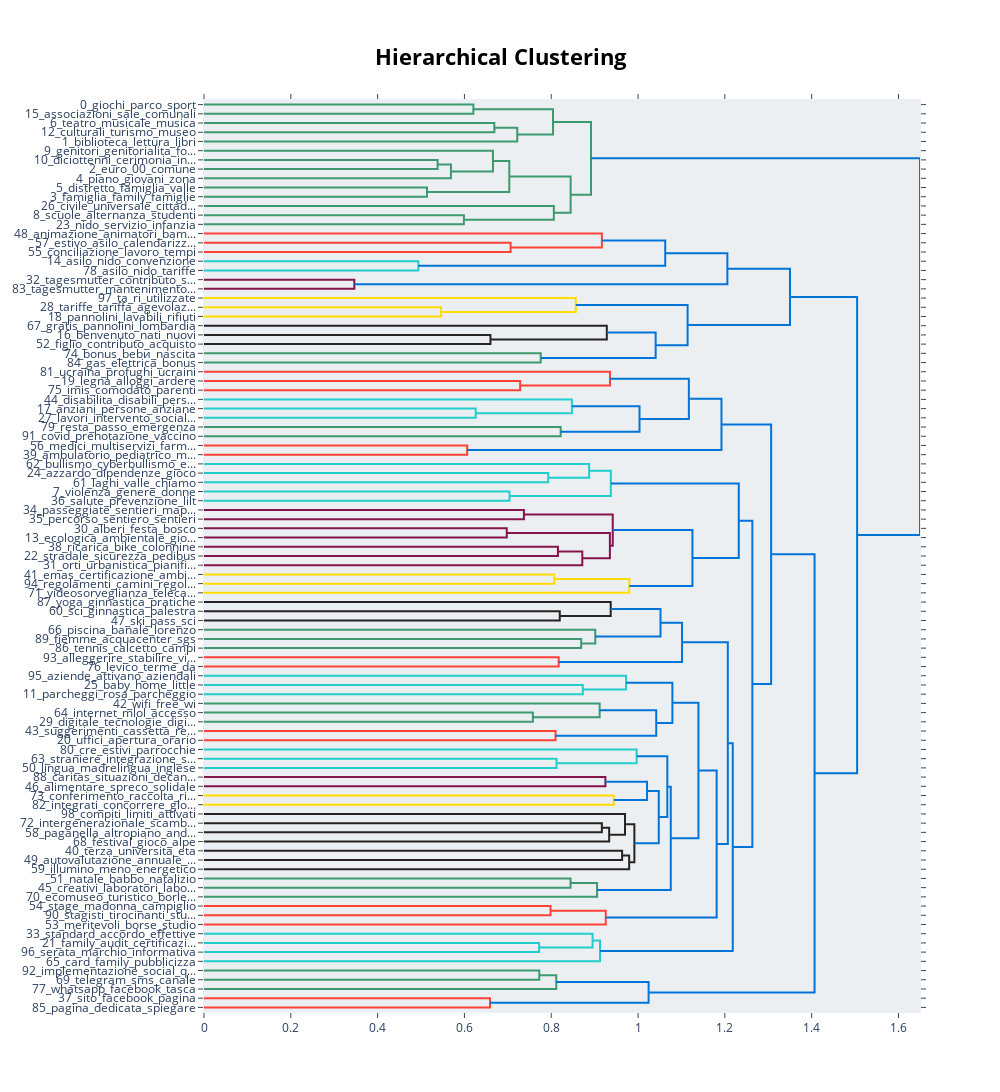

This figure's notebook cell:
### Code cell
# =============================================================================
# SEZIONE 5: Gerarchia dei topic (dendrogramma).
# Ispezione visiva delle relazioni tra i topic e i nomi dei topic per effettuare un sanity check dell'analisi
# -----------------------------------------------------------------------------
# Questa sezione:
# - Genera il dendrogramma gerarchico dei topic individuati da BERTopic.
# - Mostra la figura nel notebook.
# - Salva la stessa visualizzazione in un file HTML interattivo.
# =============================================================================

# Mostra il dendrogramma nel notebook 
topic_model.visualize_hierarchy().show()

# Crea la figura del dendrogramma (identica a quella mostrata sopra)
fig1 = topic_model.visualize_hierarchy()

# Salva la figura come HTML interattivo nella cartella dei risultati.
fig1.write_html(mydir + "/Dendrogram_taxonomy.html")

### Figure 1 — Plotly figure (JSON) as saved in the notebook; plotly's stock layout.template omitted (floating-point values rounded to 4 significant figures)
{"data": [{"hoverinfo": "text", "marker": {"color": "rgb(61,153,112)"}, "mode": "lines", "type": "scatter", "x": [0.0, 0.6207, 0.6207, 0.0], "xaxis": "x", "y": [-5.0, -5.0, -15.0, -15.0], "yaxis": "y"}, {"hoverinfo": "text", "marker": {"color": "rgb(61,153,112)"}, "mode": "lines", "type": "scatter", "x": [0.0, 0.6689, 0.6689, 0.0], "xaxis": "x", "y": [-25.0, -25.0, -35.0, -35.0], "yaxis": "y"}, {"hoverinfo": "text", "marker": {"color": "rgb(61,153,112)"}, "mode": "lines", "type": "scatter", "x": [0.6689, 0.7217, 0.7217, 0.0], "xaxis": "x", "y": [-30.0, -30.0, -45.0, -45.0], "yaxis": "y"}, {"hoverinfo": "text", "marker": {"color": "rgb(61,153,112)"}, "mode": "lines", "type": "scatter", "x": [0.6207, 0.8041, 0.8041, 0.7217], "xaxis": "x", "y": [-10.0, -10.0, -37.5, -37.5], "yaxis": "y"}, {"hoverinfo": "text", "marker": {"color": "rgb(61,153,112)"}, "mode": "lines", "type": "scatter", "x": [0.0, 0.5382, 0.5382, 0.0], "xaxis": "x", "y": [-65.0, -65.0, -75.0, -75.0], "yaxis": "y"}, {"hoverinfo": "text", "marker": {"color": "rgb(61,153,112)"}, "mode": "lines", "type": "scatter", "x": [0.5382, 0.5689, 0.5689, 0.0], "xaxis": "x", "y": [-70.0, -70.0, -85.0, -85.0], "yaxis": "y"}, {"hoverinfo": "text", "marker": {"color": "rgb(61,153,112)"}, "mode": "lines", "type": "scatter", "x": [0.0, 0.6657, 0.6657, 0.5689], "xaxis": "x", "y": [-55.0, -55.0, -77.5, -77.5], "yaxis": "y"}, {"hoverinfo": "text", "marker": {"color": "rgb(61,153,112)"}, "mode": "lines", "type": "scatter", "x": [0.0, 0.5138, 0.5138, 0.0], "xaxis": "x", "y": [-95.0, -95.0, -105.0, -105.0], "yaxis": "y"}, {"hoverinfo": "text", "marker": {"color": "rgb(61,153,112)"}, "mode": "lines", "type": "scatter", "x": [0.6657, 0.7034, 0.7034, 0.5138], "xaxis": "x", "y": [-66.25, -66.25, -100.0, -100.0], "yaxis": "y"}, {"hoverinfo": "text", "marker": {"color": "rgb(61,153,112)"}, "mode": "lines", "type": "scatter", "x": [0.0, 0.5988, 0.5988, 0.0], "xaxis": "x", "y": [-125.0, -125.0, -135.0, -135.0], "yaxis": "y"}, {"hoverinfo": "text", "marker": {"color": "rgb(61,153,112)"}, "mode": "lines", "type": "scatter", "x": [0.0, 0.806, 0.806, 0.5988], "xaxis": "x", "y": [-115.0, -115.0, -130.0, -130.0], "yaxis": "y"}, {"hoverinfo": "text", "marker": {"color": "rgb(61,153,112)"}, "mode": "lines", "type": "scatter", "x": [0.7034, 0.8447, 0.8447, 0.806], "xaxis": "x", "y": [-83.12, -83.12, -122.5, -122.5], "yaxis": "y"}, {"hoverinfo": "text", "marker": {"color": "rgb(61,153,112)"}, "mode": "lines", "type": "scatter", "x": [0.8041, 0.8916, 0.8916, 0.8447], "xaxis": "x", "y": [-23.75, -23.75, -102.8, -102.8], "yaxis": "y"}, {"hoverinfo": "text", "marker": {"color": "rgb(255,65,54)"}, "mode": "lines", "type": "scatter", "x": [0.0, 0.7063, 0.7063, 0.0], "xaxis": "x", "y": [-155.0, -155.0, -165.0, -165.0], "yaxis": "y"}, {"hoverinfo": "text", "marker": {"color": "rgb(255,65,54)"}, "mode": "lines", "type": "scatter", "x": [0.0, 0.9167, 0.9167, 0.7063], "xaxis": "x", "y": [-145.0, -145.0, -160.0, -160.0], "yaxis": "y"}, {"hoverinfo": "text", "marker": {"color": "rgb(35,205,205)"}, "mode": "lines", "type": "scatter", "x": [0.0, 0.4939, 0.4939, 0.0], "xaxis": "x", "y": [-175.0, -175.0, -185.0, -185.0], "yaxis": "y"}, {"hoverinfo": "text", "marker": {"color": "rgb(0,116,217)"}, "mode": "lines", "type": "scatter", "x": [0.9167, 1.063, 1.063, 0.4939], "xaxis": "x", "y": [-152.5, -152.5, -180.0, -180.0], "yaxis": "y"}, {"hoverinfo": "text", "marker": {"color": "rgb(133,20,75)"}, "mode": "lines", "type": "scatter", "x": [0.0, 0.3463, 0.3463, 0.0], "xaxis": "x", "y": [-195.0, -195.0, -205.0, -205.0], "yaxis": "y"}, {"hoverinfo": "text", "marker": {"color": "rgb(0,116,217)"}, "mode": "lines", "type": "scatter", "x": [1.063, 1.206, 1.206, 0.3463], "xaxis": "x", "y": [-166.2, -166.2, -200.0, -200.0], "yaxis": "y"}, {"hoverinfo": "text", "marker": {"color": "rgb(255,220,0)"}, "mode": "lines", "type": "scatter", "x": [0.0, 0.5463, 0.5463, 0.0], "xaxis": "x", "y": [-225.0, -225.0, -235.0, -235.0], "yaxis": "y"}, {"hoverinfo": "text", "marker": {"color": "rgb(255,220,0)"}, "mode": "lines", "type": "scatter", "x": [0.0, 0.8566, 0.8566, 0.5463], "xaxis": "x", "y": [-215.0, -215.0, -230.0, -230.0], "yaxis": "y"}, {"hoverinfo": "text", "marker": {"color": "rgb(40,35,35)"}, "mode": "lines", "type": "scatter", "x": [0.0, 0.6599, 0.6599, 0.0], "xaxis": "x", "y": [-255.0, -255.0, -265.0, -265.0], "yaxis": "y"}, {"hoverinfo": "text", "marker": {"color": "rgb(40,35,35)"}, "mode": "lines", "type": "scatter", "x": [0.0, 0.928, 0.928, 0.6599], "xaxis": "x", "y": [-245.0, -245.0, -260.0, -260.0], "yaxis": "y"}, {"hoverinfo": "text", "marker": {"color": "rgb(61,153,112)"}, "mode": "lines", "type": "scatter", "x": [0.0, 0.7758, 0.7758, 0.0], "xaxis": "x", "y": [-275.0, -275.0, -285.0, -285.0], "yaxis": "y"}, {"hoverinfo": "text", "marker": {"color": "rgb(0,116,217)"}, "mode": "lines", "type": "scatter", "x": [0.928, 1.041, 1.041, 0.7758], "xaxis": "x", "y": [-252.5, -252.5, -280.0, -280.0], "yaxis": "y"}, {"hoverinfo": "text", "marker": {"color": "rgb(0,116,217)"}, "mode": "lines", "type": "scatter", "x": [0.8566, 1.114, 1.114, 1.041], "xaxis": "x", "y": [-222.5, -222.5, -266.2, -266.2], "yaxis": "y"}, {"hoverinfo": "text", "marker": {"color": "rgb(0,116,217)"}, "mode": "lines", "type": "scatter", "x": [1.206, 1.35, 1.35, 1.114], "xaxis": "x", "y": [-183.1, -183.1, -244.4, -244.4], "yaxis": "y"}, {"hoverinfo": "text", "marker": {"color": "rgb(255,65,54)"}, "mode": "lines", "type": "scatter", "x": [0.0, 0.7284, 0.7284, 0.0], "xaxis": "x", "y": [-305.0, -305.0, -315.0, -315.0], "yaxis": "y"}, {"hoverinfo": "text", "marker": {"color": "rgb(255,65,54)"}, "mode": "lines", "type": "scatter", "x": [0.0, 0.9353, 0.9353, 0.7284], "xaxis": "x", "y": [-295.0, -295.0, -310.0, -310.0], "yaxis": "y"}, {"hoverinfo": "text", "marker": {"color": "rgb(35,205,205)"}, "mode": "lines", "type": "scatter", "x": [0.0, 0.6259, 0.6259, 0.0], "xaxis": "x", "y": [-335.0, -335.0, -345.0, -345.0], "yaxis": "y"}, {"hoverinfo": "text", "marker": {"color": "rgb(35,205,205)"}, "mode": "lines", "type": "scatter", "x": [0.0, 0.8476, 0.8476, 0.6259], "xaxis": "x", "y": [-325.0, -325.0, -340.0, -340.0], "yaxis": "y"}, {"hoverinfo": "text", "marker": {"color": "rgb(61,153,112)"}, "mode": "lines", "type": "scatter", "x": [0.0, 0.8218, 0.8218, 0.0], "xaxis": "x", "y": [-355.0, -355.0, -365.0, -365.0], "yaxis": "y"}, {"hoverinfo": "text", "marker": {"color": "rgb(0,116,217)"}, "mode": "lines", "type": "scatter", "x": [0.8476, 1.003, 1.003, 0.8218], "xaxis": "x", "y": [-332.5, -332.5, -360.0, -360.0], "yaxis": "y"}, {"hoverinfo": "text", "marker": {"color": "rgb(0,116,217)"}, "mode": "lines", "type": "scatter", "x": [0.9353, 1.117, 1.117, 1.003], "xaxis": "x", "y": [-302.5, -302.5, -346.2, -346.2], "yaxis": "y"}, {"hoverinfo": "text", "marker": {"color": "rgb(255,65,54)"}, "mode": "lines", "type": "scatter", "x": [0.0, 0.6064, 0.6064, 0.0], "xaxis": "x", "y": [-375.0, -375.0, -385.0, -385.0], "yaxis": "y"}, {"hoverinfo": "text", "marker": {"color": "rgb(0,116,217)"}, "mode": "lines", "type": "scatter", "x": [1.117, 1.192, 1.192, 0.6064], "xaxis": "x", "y": [-324.4, -324.4, -380.0, -380.0], "yaxis": "y"}, {"hoverinfo": "text", "marker": {"color": "rgb(35,205,205)"}, "mode": "lines", "type": "scatter", "x": [0.0, 0.793, 0.793, 0.0], "xaxis": "x", "y": [-405.0, -405.0, -415.0, -415.0], "yaxis": "y"}, {"hoverinfo": "text", "marker": {"color": "rgb(35,205,205)"}, "mode": "lines", "type": "scatter", "x": [0.0, 0.8874, 0.8874, 0.793], "xaxis": "x", "y": [-395.0, -395.0, -410.0, -410.0], "yaxis": "y"}, {"hoverinfo": "text", "marker": {"color": "rgb(35,205,205)"}, "mode": "lines", "type": "scatter", "x": [0.0, 0.7038, 0.7038, 0.0], "xaxis": "x", "y": [-425.0, -425.0, -435.0, -435.0], "yaxis": "y"}, {"hoverinfo": "text", "marker": {"color": "rgb(35,205,205)"}, "mode": "lines", "type": "scatter", "x": [0.8874, 0.9373, 0.9373, 0.7038], "xaxis": "x", "y": [-402.5, -402.5, -430.0, -430.0], "yaxis": "y"}, {"hoverinfo": "text", "marker": {"color": "rgb(133,20,75)"}, "mode": "lines", "type": "scatter", "x": [0.0, 0.7371, 0.7371, 0.0], "xaxis": "x", "y": [-445.0, -445.0, -455.0, -455.0], "yaxis": "y"}, {"hoverinfo": "text", "marker": {"color": "rgb(133,20,75)"}, "mode": "lines", "type": "scatter", "x": [0.0, 0.6976, 0.6976, 0.0], "xaxis": "x", "y": [-465.0, -465.0, -475.0, -475.0], "yaxis": "y"}, {"hoverinfo": "text", "marker": {"color": "rgb(133,20,75)"}, "mode": "lines", "type": "scatter", "x": [0.0, 0.8155, 0.8155, 0.0], "xaxis": "x", "y": [-485.0, -485.0, -495.0, -495.0], "yaxis": "y"}, {"hoverinfo": "text", "marker": {"color": "rgb(133,20,75)"}, "mode": "lines", "type": "scatter", "x": [0.8155, 0.8716, 0.8716, 0.0], "xaxis": "x", "y": [-490.0, -490.0, -505.0, -505.0], "yaxis": "y"}, {"hoverinfo": "text", "marker": {"color": "rgb(133,20,75)"}, "mode": "lines", "type": "scatter", "x": [0.6976, 0.9351, 0.9351, 0.8716], "xaxis": "x", "y": [-470.0, -470.0, -497.5, -497.5], "yaxis": "y"}, {"hoverinfo": "text", "marker": {"color": "rgb(133,20,75)"}, "mode": "lines", "type": "scatter", "x": [0.7371, 0.9417, 0.9417, 0.9351], "xaxis": "x", "y": [-450.0, -450.0, -483.8, -483.8], "yaxis": "y"}, {"hoverinfo": "text", "marker": {"color": "rgb(255,220,0)"}, "mode": "lines", "type": "scatter", "x": [0.0, 0.8069, 0.8069, 0.0], "xaxis": "x", "y": [-515.0, -515.0, -525.0, -525.0], "yaxis": "y"}, {"hoverinfo": "text", "marker": {"color": "rgb(255,220,0)"}, "mode": "lines", "type": "scatter", "x": [0.8069, 0.9799, 0.9799, 0.0], "xaxis": "x", "y": [-520.0, -520.0, -535.0, -535.0], "yaxis": "y"}, {"hoverinfo": "text", "marker": {"color": "rgb(0,116,217)"}, "mode": "lines", "type": "scatter", "x": [0.9417, 1.125, 1.125, 0.9799], "xaxis": "x", "y": [-466.9, -466.9, -527.5, -527.5], "yaxis": "y"}, {"hoverinfo": "text", "marker": {"color": "rgb(0,116,217)"}, "mode": "lines", "type": "scatter", "x": [0.9373, 1.232, 1.232, 1.125], "xaxis": "x", "y": [-416.2, -416.2, -497.2, -497.2], "yaxis": "y"}, {"hoverinfo": "text", "marker": {"color": "rgb(40,35,35)"}, "mode": "lines", "type": "scatter", "x": [0.0, 0.8196, 0.8196, 0.0], "xaxis": "x", "y": [-555.0, -555.0, -565.0, -565.0], "yaxis": "y"}, {"hoverinfo": "text", "marker": {"color": "rgb(40,35,35)"}, "mode": "lines", "type": "scatter", "x": [0.0, 0.937, 0.937, 0.8196], "xaxis": "x", "y": [-545.0, -545.0, -560.0, -560.0], "yaxis": "y"}, {"hoverinfo": "text", "marker": {"color": "rgb(61,153,112)"}, "mode": "lines", "type": "scatter", "x": [0.0, 0.869, 0.869, 0.0], "xaxis": "x", "y": [-585.0, -585.0, -595.0, -595.0], "yaxis": "y"}, {"hoverinfo": "text", "marker": {"color": "rgb(61,153,112)"}, "mode": "lines", "type": "scatter", "x": [0.0, 0.9014, 0.9014, 0.869], "xaxis": "x", "y": [-575.0, -575.0, -590.0, -590.0], "yaxis": "y"}, {"hoverinfo": "text", "marker": {"color": "rgb(0,116,217)"}, "mode": "lines", "type": "scatter", "x": [0.937, 1.052, 1.052, 0.9014], "xaxis": "x", "y": [-552.5, -552.5, -582.5, -582.5], "yaxis": "y"}, {"hoverinfo": "text", "marker": {"color": "rgb(255,65,54)"}, "mode": "lines", "type": "scatter", "x": [0.0, 0.8172, 0.8172, 0.0], "xaxis": "x", "y": [-605.0, -605.0, -615.0, -615.0], "yaxis": "y"}, {"hoverinfo": "text", "marker": {"color": "rgb(0,116,217)"}, "mode": "lines", "type": "scatter", "x": [1.052, 1.101, 1.101, 0.8172], "xaxis": "x", "y": [-567.5, -567.5, -610.0, -610.0], "yaxis": "y"}, {"hoverinfo": "text", "marker": {"color": "rgb(35,205,205)"}, "mode": "lines", "type": "scatter", "x": [0.0, 0.8727, 0.8727, 0.0], "xaxis": "x", "y": [-635.0, -635.0, -645.0, -645.0], "yaxis": "y"}, {"hoverinfo": "text", "marker": {"color": "rgb(35,205,205)"}, "mode": "lines", "type": "scatter", "x": [0.0, 0.9724, 0.9724, 0.8727], "xaxis": "x", "y": [-625.0, -625.0, -640.0, -640.0], "yaxis": "y"}, {"hoverinfo": "text", "marker": {"color": "rgb(61,153,112)"}, "mode": "lines", "type": "scatter", "x": [0.0, 0.7577, 0.7577, 0.0], "xaxis": "x", "y": [-665.0, -665.0, -675.0, -675.0], "yaxis": "y"}, {"hoverinfo": "text", "marker": {"color": "rgb(61,153,112)"}, "mode": "lines", "type": "scatter", "x": [0.0, 0.9116, 0.9116, 0.7577], "xaxis": "x", "y": [-655.0, -655.0, -670.0, -670.0], "yaxis": "y"}, {"hoverinfo": "text", "marker": {"color": "rgb(255,65,54)"}, "mode": "lines", "type": "scatter", "x": [0.0, 0.81, 0.81, 0.0], "xaxis": "x", "y": [-685.0, -685.0, -695.0, -695.0], "yaxis": "y"}, {"hoverinfo": "text", "marker": {"color": "rgb(0,116,217)"}, "mode": "lines", "type": "scatter", "x": [0.9116, 1.042, 1.042, 0.81], "xaxis": "x", "y": [-662.5, -662.5, -690.0, -690.0], "yaxis": "y"}, {"hoverinfo": "text", "marker": {"color": "rgb(0,116,217)"}, "mode": "lines", "type": "scatter", "x": [0.9724, 1.079, 1.079, 1.042], "xaxis": "x", "y": [-632.5, -632.5, -676.2, -676.2], "yaxis": "y"}, {"hoverinfo": "text", "marker": {"color": "rgb(35,205,205)"}, "mode": "lines", "type": "scatter", "x": [0.0, 0.8122, 0.8122, 0.0], "xaxis": "x", "y": [-715.0, -715.0, -725.0, -725.0], "yaxis": "y"}, {"hoverinfo": "text", "marker": {"color": "rgb(35,205,205)"}, "mode": "lines", "type": "scatter", "x": [0.0, 0.9967, 0.9967, 0.8122], "xaxis": "x", "y": [-705.0, -705.0, -720.0, -720.0], "yaxis": "y"}, {"hoverinfo": "text", "marker": {"color": "rgb(133,20,75)"}, "mode": "lines", "type": "scatter", "x": [0.0, 0.9248, 0.9248, 0.0], "xaxis": "x", "y": [-735.0, -735.0, -745.0, -745.0], "yaxis": "y"}, {"hoverinfo": "text", "marker": {"color": "rgb(255,220,0)"}, "mode": "lines", "type": "scatter", "x": [0.0, 0.9441, 0.9441, 0.0], "xaxis": "x", "y": [-755.0, -755.0, -765.0, -765.0], "yaxis": "y"}, {"hoverinfo": "text", "marker": {"color": "rgb(0,116,217)"}, "mode": "lines", "type": "scatter", "x": [0.9248, 1.021, 1.021, 0.9441], "xaxis": "x", "y": [-740.0, -740.0, -760.0, -760.0], "yaxis": "y"}, {"hoverinfo": "text", "marker": {"color": "rgb(40,35,35)"}, "mode": "lines", "type": "scatter", "x": [0.0, 0.9166, 0.9166, 0.0], "xaxis": "x", "y": [-785.0, -785.0, -795.0, -795.0], "yaxis": "y"}, {"hoverinfo": "text", "marker": {"color": "rgb(40,35,35)"}, "mode": "lines", "type": "scatter", "x": [0.9166, 0.9334, 0.9334, 0.0], "xaxis": "x", "y": [-790.0, -790.0, -805.0, -805.0], "yaxis": "y"}, {"hoverinfo": "text", "marker": {"color": "rgb(40,35,35)"}, "mode": "lines", "type": "scatter", "x": [0.0, 0.97, 0.97, 0.9334], "xaxis": "x", "y": [-775.0, -775.0, -797.5, -797.5], "yaxis": "y"}, {"hoverinfo": "text", "marker": {"color": "rgb(40,35,35)"}, "mode": "lines", "type": "scatter", "x": [0.0, 0.9633, 0.9633, 0.0], "xaxis": "x", "y": [-815.0, -815.0, -825.0, -825.0], "yaxis": "y"}, {"hoverinfo": "text", "marker": {"color": "rgb(40,35,35)"}, "mode": "lines", "type": "scatter", "x": [0.9633, 0.9795, 0.9795, 0.0], "xaxis": "x", "y": [-820.0, -820.0, -835.0, -835.0], "yaxis": "y"}, {"hoverinfo": "text", "marker": {"color": "rgb(40,35,35)"}, "mode": "lines", "type": "scatter", "x": [0.97, 0.9916, 0.9916, 0.9795], "xaxis": "x", "y": [-786.2, -786.2, -827.5, -827.5], "yaxis": "y"}, {"hoverinfo": "text", "marker": {"color": "rgb(0,116,217)"}, "mode": "lines", "type": "scatter", "x": [1.021, 1.048, 1.048, 0.9916], "xaxis": "x", "y": [-750.0, -750.0, -806.9, -806.9], "yaxis": "y"}, {"hoverinfo": "text", "marker": {"color": "rgb(0,116,217)"}, "mode": "lines", "type": "scatter", "x": [0.9967, 1.067, 1.067, 1.048], "xaxis": "x", "y": [-712.5, -712.5, -778.4, -778.4], "yaxis": "y"}, {"hoverinfo": "text", "marker": {"color": "rgb(61,153,112)"}, "mode": "lines", "type": "scatter", "x": [0.0, 0.8445, 0.8445, 0.0], "xaxis": "x", "y": [-845.0, -845.0, -855.0, -855.0], "yaxis": "y"}, {"hoverinfo": "text", "marker": {"color": "rgb(61,153,112)"}, "mode": "lines", "type": "scatter", "x": [0.8445, 0.9056, 0.9056, 0.0], "xaxis": "x", "y": [-850.0, -850.0, -865.0, -865.0], "yaxis": "y"}, {"hoverinfo": "text", "marker": {"color": "rgb(0,116,217)"}, "mode": "lines", "type": "scatter", "x": [1.067, 1.075, 1.075, 0.9056], "xaxis": "x", "y": [-745.5, -745.5, -857.5, -857.5], "yaxis": "y"}, {"hoverinfo": "text", "marker": {"color": "rgb(0,116,217)"}, "mode": "lines", "type": "scatter", "x": [1.079, 1.139, 1.139, 1.075], "xaxis": "x", "y": [-654.4, -654.4, -801.5, -801.5], "yaxis": "y"}, {"hoverinfo": "text", "marker": {"color": "rgb(255,65,54)"}, "mode": "lines", "type": "scatter", "x": [0.0, 0.7984, 0.7984, 0.0], "xaxis": "x", "y": [-875.0, -875.0, -885.0, -885.0], "yaxis": "y"}, {"hoverinfo": "text", "marker": {"color": "rgb(255,65,54)"}, "mode": "lines", "type": "scatter", "x": [0.7984, 0.9256, 0.9256, 0.0], "xaxis": "x", "y": [-880.0, -880.0, -895.0, -895.0], "yaxis": "y"}, {"hoverinfo": "text", "marker": {"color": "rgb(0,116,217)"}, "mode": "lines", "type": "scatter", "x": [1.139, 1.181, 1.181, 0.9256], "xaxis": "x", "y": [-727.9, -727.9, -887.5, -887.5], "yaxis": "y"}, {"hoverinfo": "text", "marker": {"color": "rgb(0,116,217)"}, "mode": "lines", "type": "scatter", "x": [1.101, 1.207, 1.207, 1.181], "xaxis": "x", "y": [-588.8, -588.8, -807.7, -807.7], "yaxis": "y"}, {"hoverinfo": "text", "marker": {"color": "rgb(35,205,205)"}, "mode": "lines", "type": "scatter", "x": [0.0, 0.772, 0.772, 0.0], "xaxis": "x", "y": [-915.0, -915.0, -925.0, -925.0], "yaxis": "y"}, {"hoverinfo": "text", "marker": {"color": "rgb(35,205,205)"}, "mode": "lines", "type": "scatter", "x": [0.0, 0.8952, 0.8952, 0.772], "xaxis": "x", "y": [-905.0, -905.0, -920.0, -920.0], "yaxis": "y"}, {"hoverinfo": "text", "marker": {"color": "rgb(35,205,205)"}, "mode": "lines", "type": "scatter", "x": [0.8952, 0.9123, 0.9123, 0.0], "xaxis": "x", "y": [-912.5, -912.5, -935.0, -935.0], "yaxis": "y"}, {"hoverinfo": "text", "marker": {"color": "rgb(0,116,217)"}, "mode": "lines", "type": "scatter", "x": [1.207, 1.218, 1.218, 0.9123], "xaxis": "x", "y": [-698.2, -698.2, -923.8, -923.8], "yaxis": "y"}, {"hoverinfo": "text", "marker": {"color": "rgb(0,116,217)"}, "mode": "lines", "type": "scatter", "x": [1.232, 1.263, 1.263, 1.218], "xaxis": "x", "y": [-456.7, -456.7, -811.0, -811.0], "yaxis": "y"}, {"hoverinfo": "text", "marker": {"color": "rgb(0,116,217)"}, "mode": "lines", "type": "scatter", "x": [1.192, 1.307, 1.307, 1.263], "xaxis": "x", "y": [-352.2, -352.2, -633.9, -633.9], "yaxis": "y"}, {"hoverinfo": "text", "marker": {"color": "rgb(61,153,112)"}, "mode": "lines", "type": "scatter", "x": [0.0, 0.7724, 0.7724, 0.0], "xaxis": "x", "y": [-945.0, -945.0, -955.0, -955.0], "yaxis": "y"}, {"hoverinfo": "text", "marker": {"color": "rgb(61,153,112)"}, "mode": "lines", "type": "scatter", "x": [0.7724, 0.8116, 0.8116, 0.0], "xaxis": "x", "y": [-950.0, -950.0, -965.0, -965.0], "yaxis": "y"}, {"hoverinfo": "text", "marker": {"color": "rgb(255,65,54)"}, "mode": "lines", "type": "scatter", "x": [0.0, 0.6589, 0.6589, 0.0], "xaxis": "x", "y": [-975.0, -975.0, -985.0, -985.0], "yaxis": "y"}, {"hoverinfo": "text", "marker": {"color": "rgb(0,116,217)"}, "mode": "lines", "type": "scatter", "x": [0.8116, 1.024, 1.024, 0.6589], "xaxis": "x", "y": [-957.5, -957.5, -980.0, -980.0], "yaxis": "y"}, {"hoverinfo": "text", "marker": {"color": "rgb(0,116,217)"}, "mode": "lines", "type": "scatter", "x": [1.307, 1.407, 1.407, 1.024], "xaxis": "x", "y": [-493.0, -493.0, -968.8, -968.8], "yaxis": "y"}, {"hoverinfo": "text", "marker": {"color": "rgb(0,116,217)"}, "mode": "lines", "type": "scatter", "x": [1.35, 1.505, 1.505, 1.407], "xaxis": "x", "y": [-213.8, -213.8, -730.9, -730.9], "yaxis": "y"}, {"hoverinfo": "text", "marker": {"color": "rgb(0,116,217)"}, "mode": "lines", "type": "scatter", "x": [0.8916, 1.65, 1.65, 1.505], "xaxis": "x", "y": [-63.28, -63.28, -472.3, -472.3], "yaxis": "y"}], "layout": {"autosize": false, "height": 1685, "hoverlabel": {"bgcolor": "white", "font": {"family": "Rockwell", "size": 16}}, "hovermode": "closest", "plot_bgcolor": "#ECEFF1", "showlegend": false, "title": {"font": {"color": "Black", "size": 22}, "text": "<b>Hierarchical Clustering</b>", "x": 0.5, "xanchor": "center", "yanchor": "top"}, "width": 1000, "xaxis": {"mirror": "allticks", "rangemode": "tozero", "showgrid": false, "showline": true, "showticklabels": true, "ticks": "outside", "type": "linear", "zeroline": false}, "yaxis": {"mirror": "allticks", "range": [-990, 0], "rangemode": "tozero", "showgrid": false, "showline": true, "showticklabels": true, "tickmode": "array", "ticks": "outside", "ticktext": ["0_giochi_parco_sport", "15_associazioni_sale_comunali", "6_teatro_musicale_musica", "12_culturali_turismo_museo", "1_biblioteca_lettura_libri", "9_genitori_genitorialitа_fo...", "10_diciottenni_cerimonia_in...", "2_euro_00_comune", "4_piano_giovani_zona", "5_distretto_famiglia_valle", "3_famiglia_family_famiglie", "26_civile_universale_cittad...", "8_scuole_alternanza_studenti", "23_nido_servizio_infanzia", "48_animazione_animatori_bam...", "57_estivo_asilo_calendarizz...", "55_conciliazione_lavoro_tempi", "14_asilo_nido_convenzione", "78_asilo_nido_tariffe", "32_tagesmutter_contributo_s...", "83_tagesmutter_mantenimento...", "97_ta_ri_utilizzate", "28_tariffe_tariffa_agevolaz...", "18_pannolini_lavabili_rifiuti", "67_gratis_pannolini_lombardia", "16_benvenuto_nati_nuovi", "52_figlio_contributo_acquisto", "74_bonus_bebи_nascita", "84_gas_elettrica_bonus", "81_ucraina_profughi_ucraini", "19_legna_alloggi_ardere", "75_imis_comodato_parenti", "44_disabilitа_disabili_pers...", "17_anziani_persone_anziane", "27_lavori_intervento_social...", "79_resta_passo_emergenza", "91_covid_prenotazione_vaccino", "56_medici_multiservizi_farm...", "39_ambulatorio_pediatrico_m...", "62_bullismo_cyberbullismo_e...", "24_azzardo_dipendenze_gioco", "61_laghi_valle_chiamo", "7_violenza_genere_donne", "36_salute_prevenzione_lilt", "34_passeggiate_sentieri_map...", "35_percorso_sentiero_sentieri", "30_alberi_festa_bosco", "13_ecologica_ambientale_gio...", "38_ricarica_bike_colonnine", "22_stradale_sicurezza_pedibus", "31_orti_urbanistica_pianifi...", "41_emas_certificazione_ambi...", "94_regolamenti_camini_regol...", "71_videosorveglianza_teleca...", "87_yoga_ginnastica_pratiche", "60_sci_ginnastica_palestra", "47_ski_pass_sci", "66_piscina_banale_lorenzo", "89_fiemme_acquacenter_sgs", "86_tennis_calcetto_campi", "93_alleggerire_stabilire_vi...", "76_levico_terme_da", "95_aziende_attivano_aziendali", "25_baby_home_little", "11_parcheggi_rosa_parcheggio", "42_wifi_free_wi", "64_internet_mlol_accesso", "29_digitale_tecnologie_digi...", "43_suggerimenti_cassetta_re...", "20_uffici_apertura_orario", "80_cre_estivi_parrocchie", "63_straniere_integrazione_s...", "50_lingua_madrelingua_inglese", "88_caritas_situazioni_decan...", "46_alimentare_spreco_solidale", "73_conferimento_raccolta_ri...", "82_integrati_concorrere_glo...", "98_compiti_limiti_attivati", "72_intergenerazionale_scamb...", "58_paganella_altropiano_and...", "68_festival_gioco_alpe", "40_terza_universitа_etа", "49_autovalutazione_annuale_...", "59_illumino_meno_energetico", "51_natale_babbo_natalizio", "45_creativi_laboratori_labo...", "70_ecomuseo_turistico_borle...", "54_stage_madonna_campiglio", "90_stagisti_tirocinanti_stu...", "53_meritevoli_borse_studio", "33_standard_accordo_effettive", "21_family_audit_certificazi...", "96_serata_marchio_informativa", "65_card_family_pubblicizza", "92_implementazione_social_q...", "69_telegram_sms_canale", "77_whatsapp_facebook_tasca", "37_sito_facebook_pagina", "85_pagina_dedicata_spiegare"], "tickvals": [-5, -15, -25, -35, -45, -55, -65, -75, -85, -95, -105, -115, -125, -135, -145, -155, -165, -175, -185, -195, -205, -215, -225, -235, -245, -255, -265, -275, -285, -295, -305, -315, -325, -335, -345, -355, -365, -375, -385, -395, -405, -415, -425, -435, -445, -455, -465, -475, -485, -495, -505, -515, -525, -535, -545, -555, -565, -575, -585, -595, -605, -615, -625, -635, -645, -655, -665, -675, -685, -695, -705, -715, -725, -735, -745, -755, -765, -775, -785, -795, -805, -815, -825, -835, -845, -855, -865, -875, -885, -895, -905, -915, -925, -935, -945, -955, -965, -975, -985], "type": "linear", "zeroline": false}}}
